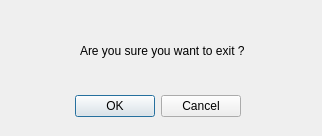
<?xml version="1.0" encoding="UTF-8"?>
<ui version="4.0">
 <class>Cancelsure</class>
 <widget class="QDialog" name="Cancelsure">
  <property name="geometry">
   <rect>
    <x>0</x>
    <y>0</y>
    <width>322</width>
    <height>136</height>
   </rect>
  </property>
  <property name="windowTitle">
   <string>Dialog</string>
  </property>
  <widget class="QDialogButtonBox" name="buttonBox">
   <property name="geometry">
    <rect>
     <x>-100</x>
     <y>90</y>
     <width>341</width>
     <height>32</height>
    </rect>
   </property>
   <property name="orientation">
    <enum>Qt::Horizontal</enum>
   </property>
   <property name="standardButtons">
    <set>QDialogButtonBox::Cancel|QDialogButtonBox::Ok</set>
   </property>
  </widget>
  <widget class="QLabel" name="label">
   <property name="geometry">
    <rect>
     <x>80</x>
     <y>20</y>
     <width>301</width>
     <height>61</height>
    </rect>
   </property>
   <property name="styleSheet">
    <string notr="true">font: 10pt &quot;Segoe UI&quot;;</string>
   </property>
   <property name="text">
    <string>Are you sure you want to exit ? </string>
   </property>
  </widget>
 </widget>
 <resources/>
 <connections>
  <connection>
   <sender>buttonBox</sender>
   <signal>accepted()</signal>
   <receiver>Cancelsure</receiver>
   <slot>accept()</slot>
   <hints>
    <hint type="sourcelabel">
     <x>248</x>
     <y>254</y>
    </hint>
    <hint type="destinationlabel">
     <x>157</x>
     <y>274</y>
    </hint>
   </hints>
  </connection>
  <connection>
   <sender>buttonBox</sender>
   <signal>rejected()</signal>
   <receiver>Cancelsure</receiver>
   <slot>reject()</slot>
   <hints>
    <hint type="sourcelabel">
     <x>316</x>
     <y>260</y>
    </hint>
    <hint type="destinationlabel">
     <x>286</x>
     <y>274</y>
    </hint>
   </hints>
  </connection>
 </connections>
</ui>
